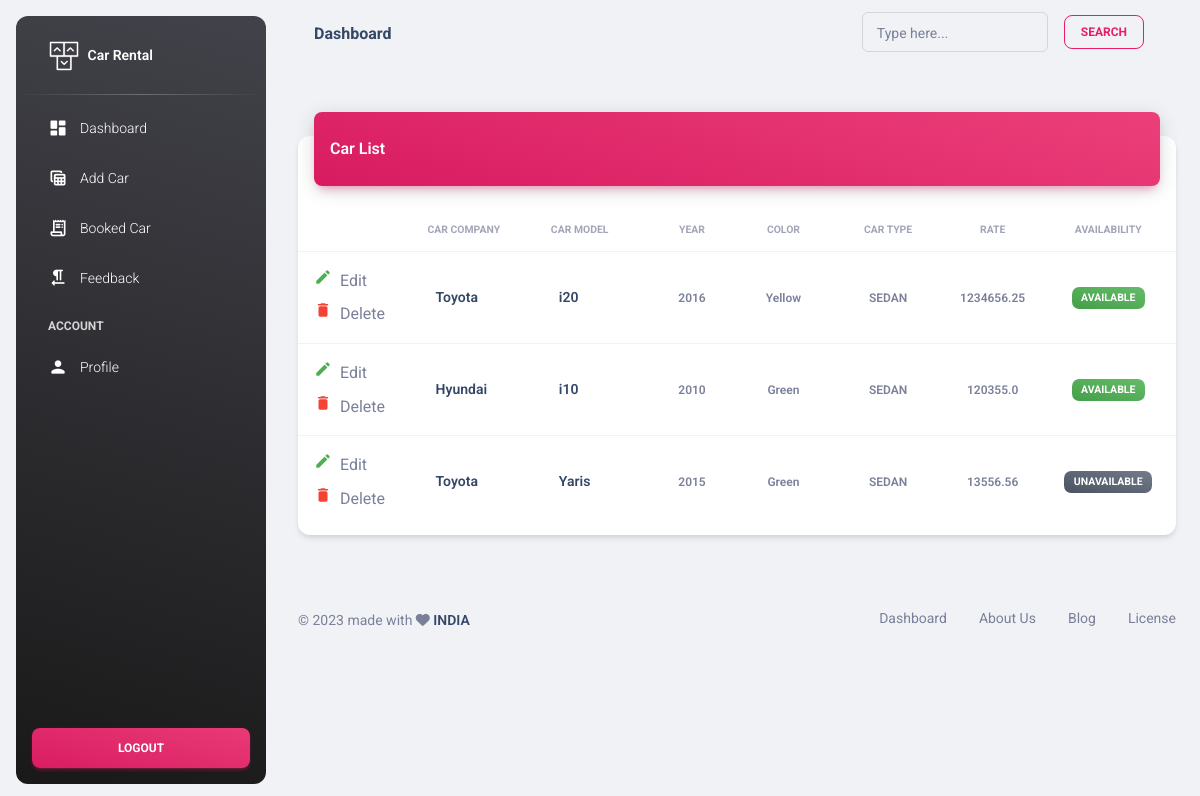
Page /user/owner/ownerdashboard/ (signed in) on the earlier database version.
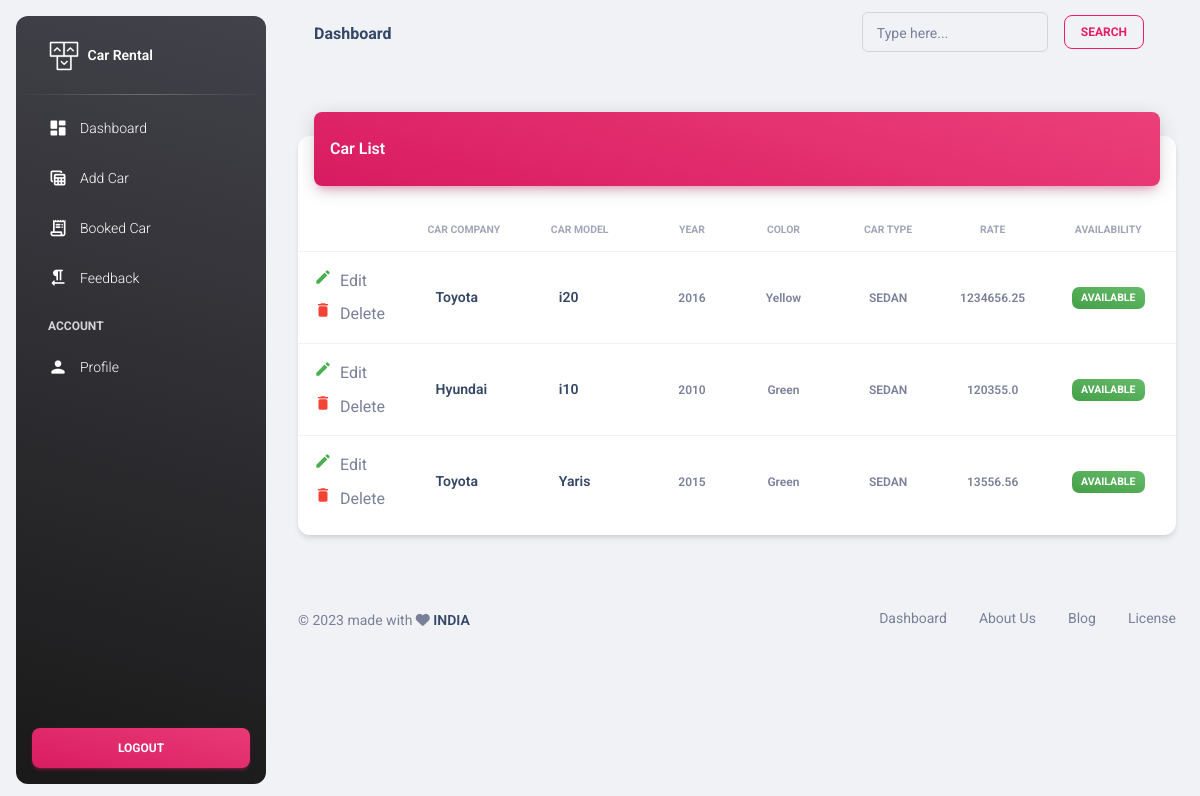
Same page on the later database version.
### cars/models.py (models this page shows, shortened)
class Car(models.Model):
    user = models.ForeignKey(User, on_delete=models.CASCADE, null=True, blank=True)
    car_model = models.CharField(max_length=10)
    carcompany = models.ForeignKey(CarCompany, null=True, on_delete=models.CASCADE)
    year = models.IntegerField()
    color = models.ForeignKey(CarColor, null=True, on_delete=models.CASCADE)
    car_image = models.ImageField(upload_to="cars_images/", null=True, blank=True)
    cartype = models.ForeignKey(CarType, null=True, on_delete=models.CASCADE)
    rentalrate = models.FloatField()
    availability = models.BooleanField(default=True)
    desc = models.TextField(max_length=500,null=True)
    created_at = models.DateTimeField(auto_now_add=True)
    updated_at = models.DateTimeField(auto_now=True)
    class Meta:
        db_table = 'cars'

class CarCompany(models.Model):
    car_com = models.CharField(max_length=100)
    created_at = models.DateTimeField(auto_now_add=True)
    updated_at = models.DateTimeField(auto_now=True)
    class Meta:
        db_table = 'carcompany'
    def __str__(self):
        return self.car_com

class CarColor(models.Model):
    color = models.CharField(max_length=100)
    created_at = models.DateTimeField(auto_now_add=True)
    updated_at = models.DateTimeField(auto_now=True)
    class Meta:
        db_table = 'carcolor'
    def __str__(self):
        return self.color

class CarType(models.Model):
    car_type = models.CharField(max_length=100)
    created_at = models.DateTimeField(auto_now_add=True)
    updated_at = models.DateTimeField(auto_now=True)
    class Meta:
        db_table = 'cartype'
    def __str__(self):
        return self.car_type

### owner/views.py (the view)
# urls.py: path('ownerdashboard/', OwnerDashboard.as_view(), name='ownerdashboard'),
class OwnerDashboard(LoginRequiredMixin, TemplateView):
    template_name = 'owner/owner_dashboard.html'
    extra_context = {
        'carlist': Car.objects.all(),
        'form': CreateCarForm,
        }
    def get_context_data(self, *, object_list=None, **kwargs):
        context = super().get_context_data(**kwargs)
        context['carlist'] = context['carlist'].filter(user=self.request.user)
        return context

### templates/owner/owner_dashboard.html (shortened to what the changed rows need)
{% extends 'owner/base.html' %}
{% load static %}
{% block content %}
<div class="container-fluid py-4">
<div class="row">
        <div class="col-12">
          <div class="card my-4">
            <div class="card-body px-0 pb-2">
              <div class="table-responsive p-0">
                <table class="table align-items-center mb-0">
                  <thead>
                    <tr>
                      <tr>
                <th class="text-uppercase text-secondary text-xxs font-weight-bolder opacity-7"></th>
                <th class="text-uppercase text-secondary text-xxs  font-weight-bolder opacity-7 ps-2">Car Company</th>
                <th class="text-uppercase text-secondary text-xxs  font-weight-bolder opacity-7 ps-2">Car Model</th>
                <th class="text-center text-uppercase text-secondary text-xxs font-weight-bolder opacity-7">Year</th>
                <th class="text-center text-uppercase text-secondary text-xxs font-weight-bolder opacity-7">Color</th>
                <th class="text-center text-uppercase text-secondary text-xxs font-weight-bolder opacity-7">Car Type</th>
                <th class="text-center text-uppercase text-secondary text-xxs font-weight-bolder opacity-7">Rate</th>
                <th class="text-center text-uppercase text-secondary text-xxs font-weight-bolder opacity-7">Availability
                </th>
              </tr>
                    </tr>
                  </thead>
                  <tbody>
                    {% for i in carlist %}
              <tr>
                <td>
                  <div class="d-flex px-2 py-1">
                    <div class="d-flex flex-column justify-content-center">
                      <a class="nav-link mb-0 px-0 py-1 " href="{% url 'updatecar' i.id %}" >
                        <i class="material-icons text-success text-lg position-relative">edit</i>
                        <span class="ms-1">Edit</span>
                      </a>
                      <a class="nav-link mb-0 px-0 py-1 pe-auto" href="" onclick="delFun( {{i.id}} )">
                        <i class="material-icons text-danger pe-auto text-lg position-relative">delete</i>
                        <span class="ms-1">Delete</span>
                      </a>
                    </div>
                  </div>
                </td>
                <td>
                  <div class="d-flex px-2 py-1">
                    <div class="d-flex flex-column justify-content-center">
                      <h6 class="mb-0 text-sm">{{i.carcompany}}</h6>
                    </div>
                  </div>
                </td>
                 <td>
                  <div class="d-flex px-2 py-1">
                    <div class="d-flex flex-column justify-content-center">
                      <h6 class="mb-0 text-sm">{{i.car_model}}</h6>
                    </div>
                  </div>
                </td>
                <td class="align-middle text-center text-sm">
                  <span class="text-xs font-weight-bold"> {{i.year}} </span>
                </td>
                <td class="align-middle text-center text-sm">
                  <span class="text-xs font-weight-bold"> {{i.color}} </span>
                </td>
                <td class="align-middle text-center text-sm">
                  <span class="text-xs font-weight-bold"> {{i.cartype}} </span>
                </td>
                <td class="align-middle text-center text-sm">
                  <span class="text-xs font-weight-bold"> {{i.rentalrate}} </span>
                </td>
                {% if i.availability %}
                <td class="align-middle text-center text-sm">
                  <span class="badge badge-sm bg-gradient-success">Available</span>
                </td>
                {% else %}
                <td class="align-middle text-center text-sm">
                  <span class="badge badge-sm bg-gradient-secondary">Unavailable</span>
                </td>
                {% endif %}
              </tr>
              {% endfor %}
                  </tbody>
                </table>
              </div>
            </div>
          </div>
        </div>
      </div>
</div>
<link href="
https://cdn.jsdelivr.net/npm/sweetalert2@11.7.3/dist/sweetalert2.min.css
" rel="stylesheet">
{% endblock %}

Differences in the rows shown:
changed Car "Yaris": availability "UNAVAILABLE" → "AVAILABLE"
